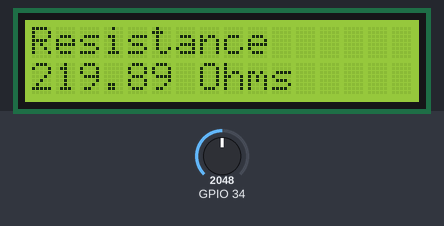
A program run on a simulated ESP32. Parts: 16×2 character LCD. Inputs (shaded band) come from the test bench; at power-on: GPIO 34 = 2048. WiFi joins after 1.5 s; servers stay silent unless stated.

Above: at 5.1 s.
5.2 s: GPIO 34 set to 2765
At 11.0 s:
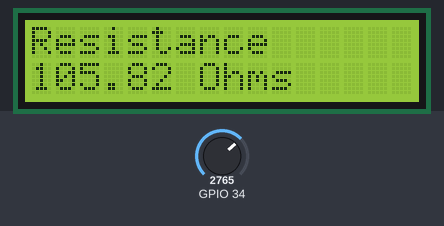
12.1 s: GPIO 34 set to 2868
At 17.7 s:
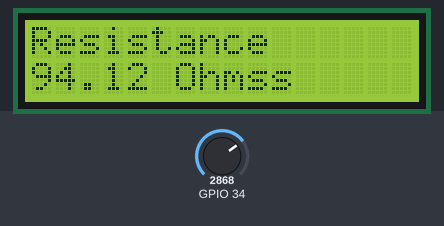
18.1 s: GPIO 34 set to 3846
At 23.3 s:
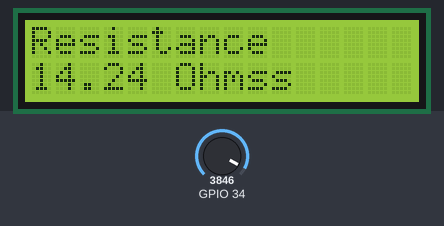
24.1 s: GPIO 34 set to 3950
At 29.8 s:
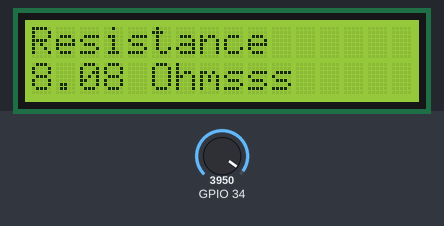
30.1 s: GPIO 34 set to 0
At 35.5 s:
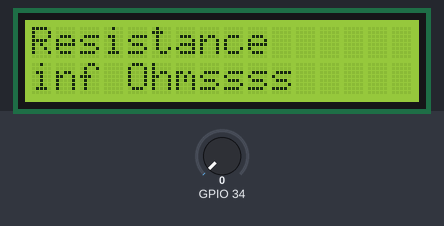
Timing chart, 0 to 37.0 s (numbered marks = the images above; inputs shaded):
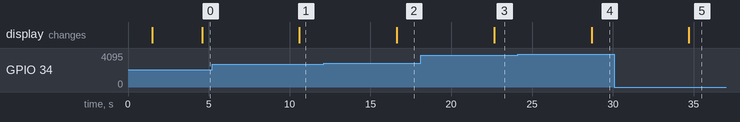

Measured:
- the behaviour switches between 2815 and 2816 on GPIO 34 (found by bisection; images 1 and 2)
- the behaviour switches between 3917 and 3918 on GPIO 34 (found by bisection; images 3 and 4)
- after the input at 5.2 s, the display: changes after 5.4 s (image 1)
- after the input at 12.1 s, the display: changes after 4.5 s (image 2)
- after the input at 18.1 s, the display: changes after 4.6 s (image 3)
- after the input at 24.1 s, the display: changes after 4.6 s (image 4)
- after the input at 30.1 s, the display: changes after 4.6 s (image 5)

The program:

main.cpp
```cpp
// (licence header left out)
#include <WiFi.h>
#include <WiFiUdp.h>
#include <ArduinoOTA.h>
#include <LiquidCrystal.h>
//    Can be client or even host   //
#ifndef STASSID
#define STASSID "SSID"  // Replace with your network credentials
#define STAPSK  "PASSWORD"
#endif

LiquidCrystal lcd(19, 23, 18, 17, 16, 15);

const char* ssid = STASSID;
const char* password = STAPSK;

//Declarations
int V_out_q=0;
//V_out_q is the quantized voltage
float V_in = 5,V_out;
//V_in = V_cc
float R1=220,R2;
//R1 is known resistance
//R2 is unknown resistance
void OTAsetup() {
  WiFi.mode(WIFI_STA);
  WiFi.begin(ssid, password);
  while (WiFi.waitForConnectResult() != WL_CONNECTED) {
    delay(5000);
    ESP.restart();
  }
  ArduinoOTA.begin();
}
void OTAloop() {
  ArduinoOTA.handle();
}
void setup(){
  OTAsetup();
  lcd.begin(16, 2);
}
void loop() {
  OTAloop();
  delay(10);  // If no custom loop code ensure to have a delay in loop
  V_out_q=analogRead(34);//reading from Pin34 of ESP32
  //V_out is the actual voltage at the junction of R1 and R2
  V_out = V_in*V_out_q/4095;
  R2 = R1*((V_in)/(V_out)-1.0);
  delay(3000);
  lcd.setCursor(0, 0);
  // Print a message to the LCD.
  lcd.print("Resistance ");
  lcd.setCursor(0, 1);
  lcd.print(R2);
  lcd.print(" Ohms");
}
```
